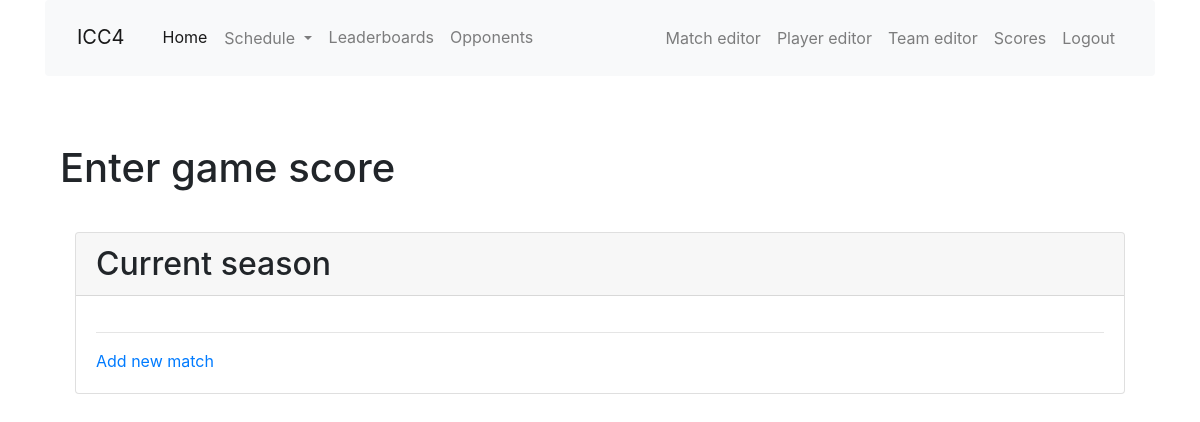
The page /enter_score on the database as committed earlier.
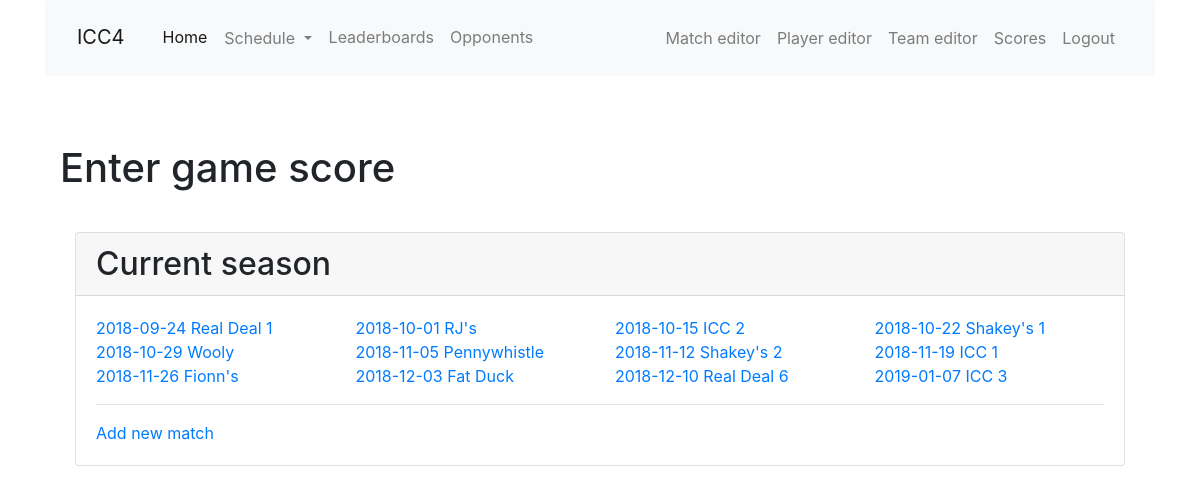
The same page on the database as committed later.
### app/models.py (models this page shows, shortened)
class Match(db.Model):
    id = db.Column(db.Integer, primary_key=True)
    opponent_id = db.Column(db.Integer, db. ForeignKey('team.id'))
    opponent = db.relationship('Team', back_populates='matches')
    date = db.Column(db.Date, index=True, default=date.today())
    location = db.Column(db.String(64))
    home_away = db.Column(db.String(32), index=True)
    match_type = db.Column(db.String(32), index=True)
    games = db.relationship('Game', back_populates='match', lazy='dynamic')
    team_score = db.Column(db.Integer, index=True)
    opponent_score = db.Column(db.Integer, index=True)
    win = db.Column(db.Boolean, index=True, default=None)
    overtime = db.Column(db.Boolean, index=True, default=False)
    match_summary = db.Column(db.String(512))
    food = db.Column(db.String(128))
    match_stats = db.relationship('MatchStats', uselist=False, back_populates='match')
    high_scores = db.relationship('HighScore', back_populates='match', lazy='dynamic')
    low_scores = db.relationship('LowScore', back_populates='match', lazy='dynamic')
    @hybrid_property
    def season(self):
        return season_from_date(self.date)

class Team(db.Model):
    id = db.Column(db.Integer, primary_key=True)
    name = db.Column(db.String(64), index=True, unique=True)
    home_location = db.Column(db.String(64), index=True)
    address = db.Column(db.String(128), index=True)
    matches = db.relationship('Match', back_populates='opponent', lazy='dynamic')

### app/main/routes.py (the view, shortened to what this page needs)
@bp.route('/enter_score',  methods=['GET', 'POST'], defaults={'id': None})
@bp.route('/enter_score/<id>',  methods=['GET', 'POST'])
def enter_score(id):
    match = Match.query.filter_by(id=id).first()
    form = EnterScoresForm(obj=match)
    all_matches = Match.query.order_by(Match.date).all()
    hl_form = HLScoreForm()
    if request.method=='GET' and match is not None:
        form.load_games(match)
        hl_form.load_scores(match)
    if hl_form.add_btn.data:
        new_row = hl_form.hl_scores.append_entry()
        new_row.player.choices = [(p.nickname,p.nickname) for p in Player.query.all()]
        return render_template('enter_score.html', title='Enter Scores',
        form=form, hl_form=hl_form, match=match, all_matches=all_matches)
    if hl_form.rem_btn.data:
        hl_form.hl_scores.pop_entry()
        return render_template('enter_score.html', title='Enter Scores',
        form=form, hl_form=hl_form, match=match, all_matches=all_matches)
    return render_template('enter_score.html', title='Enter Scores',
        form=form, hl_form=hl_form, match=match, all_matches=all_matches)

### app/templates/enter_score.html (shortened to what this page needs)
{% extends "base.html" %}
{% import 'bootstrap/wtf.html' as wtf %}
{% block app_content %}
<div class="container">
  <h1>Enter game score</h1>
  <br>
  {% set c=3 %}
  <div class="col-12 mt-2 mx-auto">
    <div class="card h-100">
      <h2 class="card-header">Current season</h2>
      <div class="card-body">
        <ul class="row list-unstyled">
        {% for m in all_matches %}
        <li class="col-xs-12 col-sm-6 col-md-4 col-lg-3">
          <a href="{{ url_for('main.enter_score', id=m.id) }}">{{ m.date }} {{ m.opponent.name }}</a>
        </li>
        {% endfor %}
        </ul>
        <hr>
        <a href="{{ url_for('main.match_edit') }}">Add new match</a>
      </div>
    </div>
  </div>
</div>
{% endblock %}

Rows that differ between the two databases and show on the page:
added Match: date "2018-09-24", opponent.name "Real Deal 1"
added Match: date "2018-10-01", opponent.name "RJ's"
added Match: date "2018-10-15", opponent.name "ICC 2"
added Match: date "2018-10-22", opponent.name "Shakey's 1"
added Match: date "2018-10-29", opponent.name "Wooly"
added Match: date "2018-11-05", opponent.name "Pennywhistle"
added Match: date "2018-11-12", opponent.name "Shakey's 2"
added Match: date "2018-11-19", opponent.name "ICC 1"
added Match: date "2018-11-26", opponent.name "Fionn's"
added Match: date "2018-12-03", opponent.name "Fat Duck"
added Match: date "2018-12-10", opponent.name "Real Deal 6"
added Match: date "2019-01-07", opponent.name "ICC 3"
